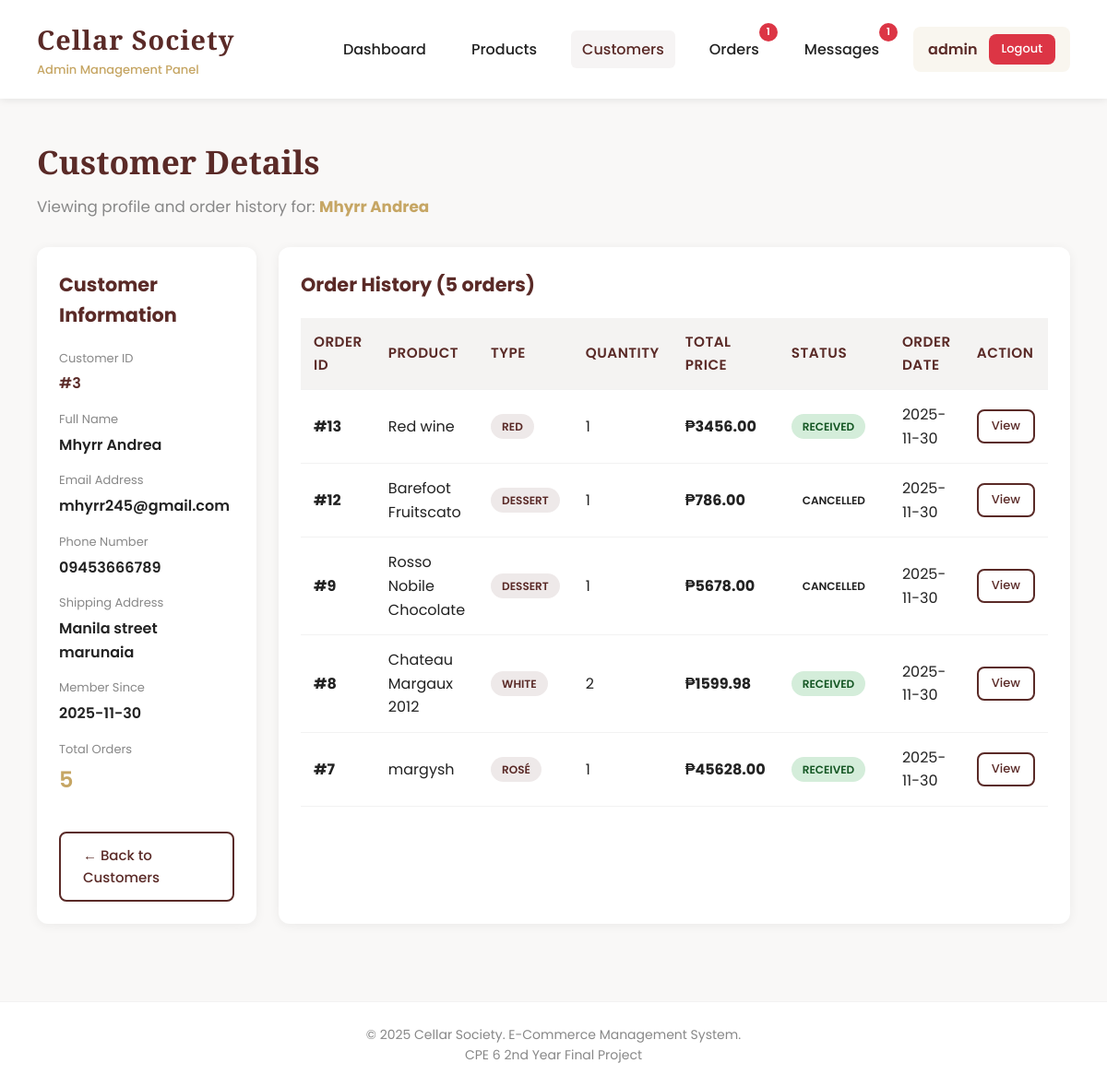
The app's page /customers/3 (signed in) with its own data.
### tables this page shows
CREATE TABLE customers (
        id INTEGER PRIMARY KEY AUTOINCREMENT,
        name TEXT NOT NULL,
        email TEXT UNIQUE NOT NULL,
        password TEXT NOT NULL,
        phone TEXT,
        address TEXT,
        joined_at TIMESTAMP DEFAULT CURRENT_TIMESTAMP
    );

CREATE TABLE orders (
        id INTEGER PRIMARY KEY AUTOINCREMENT,
        customer_id INTEGER NOT NULL,
        product_id INTEGER NOT NULL,
        quantity INTEGER NOT NULL,
        total_price REAL NOT NULL,
        status TEXT DEFAULT 'Pending',
        order_date TIMESTAMP DEFAULT CURRENT_TIMESTAMP, estimated_delivery_date TEXT, shipped_date TEXT,
        FOREIGN KEY (customer_id) REFERENCES customers(id),
        FOREIGN KEY (product_id) REFERENCES products(id)
    );

CREATE TABLE products (
        id INTEGER PRIMARY KEY AUTOINCREMENT,
        name TEXT NOT NULL,
        type TEXT NOT NULL,
        region TEXT NOT NULL,
        vintage INTEGER NOT NULL,
        price REAL NOT NULL,
        alcohol REAL NOT NULL,
        stock INTEGER NOT NULL,
        description TEXT,
        image_url TEXT,
        created_at TIMESTAMP DEFAULT CURRENT_TIMESTAMP
    );

### app.py (the view)
@app.route('/customers/<int:customer_id>')
@login_required
def customer_detail(customer_id):
    conn = get_db_connection()
    customer = conn.execute(
        'SELECT * FROM customers WHERE id = ?',
        (customer_id,)
    ).fetchone()
    if not customer:
        flash('Customer not found', 'error')
        conn.close()
        return redirect(url_for('customers'))
    orders = conn.execute('''
        SELECT o.*, p.name as product_name, p.type as product_type
        FROM orders o
        JOIN products p ON o.product_id = p.id
        WHERE o.customer_id = ?
        ORDER BY o.order_date DESC
    ''', (customer_id,)).fetchall()
    conn.close()
    return render_template('admin/customer_detail.html',
                         customer=customer,
                         orders=orders)

### app.py (called while the page is built)
def get_db_connection():
    conn = sqlite3.connect('cellar_society.db')
    conn.row_factory = sqlite3.Row
    return conn

def login_required(f):
    @wraps(f)
    def decorated_function(*args, **kwargs):
        if 'admin_id' not in session:
            flash('Please login first', 'error')
            return redirect(url_for('login'))
        return f(*args, **kwargs)
    return decorated_function

def get_admin_notification_counts():
    conn = get_db_connection()
    pending_orders = conn.execute('''
        SELECT COUNT(*) as count FROM orders
        WHERE status = 'Pending'
    ''').fetchone()['count']
    processing_orders = conn.execute('''
        SELECT COUNT(*) as count FROM orders
        WHERE status = 'Processing'
    ''').fetchone()['count']
    unread_messages = conn.execute('''
        SELECT COUNT(*) as count FROM messages
        WHERE sender_type = 'customer' AND is_read = 0
    ''').fetchone()['count']
    conn.close()
    total = pending_orders + processing_orders + unread_messages
    return {
        'pending_orders': pending_orders,
        'processing_orders': processing_orders,
        'unread_messages': unread_messages,
        'total': total
    }

@app.context_processor
def inject_admin_notifications():
    return {
        'notifications': get_admin_notification_counts()
    }

### templates/admin/customer_detail.html (shortened to what this page needs)
{% extends "admin/base.html" %}
{% block content %}
<div class="page-header">
    <h2>Customer Details</h2>
    <p>Viewing profile and order history for: <strong style="color: var(--accent);">{{ customer.name }}</strong></p>
</div>
<div style="display: grid; grid-template-columns: 1fr 2fr; gap: 24px;">
    <div class="card">
        <h3>Customer Information</h3>
        <div style="margin-top: 20px;">
            <div style="margin-bottom: 16px;">
                <p style="color: var(--muted); font-size: 13px; margin-bottom: 4px;">Customer ID</p>
                <p style="font-weight: 600; color: var(--primary);">#{{ customer.id }}</p>
            </div>
            <div style="margin-bottom: 16px;">
                <p style="color: var(--muted); font-size: 13px; margin-bottom: 4px;">Full Name</p>
                <p style="font-weight: 600;">{{ customer.name }}</p>
            </div>
            <div style="margin-bottom: 16px;">
                <p style="color: var(--muted); font-size: 13px; margin-bottom: 4px;">Email Address</p>
                <p style="font-weight: 600;">{{ customer.email }}</p>
            </div>
            <div style="margin-bottom: 16px;">
                <p style="color: var(--muted); font-size: 13px; margin-bottom: 4px;">Phone Number</p>
                <p style="font-weight: 600;">{{ customer.phone if customer.phone else 'Not provided' }}</p>
            </div>
            <div style="margin-bottom: 16px;">
                <p style="color: var(--muted); font-size: 13px; margin-bottom: 4px;">Shipping Address</p>
                <p style="font-weight: 600;">{{ customer.address if customer.address else 'Not provided' }}</p>
            </div>
            <div style="margin-bottom: 16px;">
                <p style="color: var(--muted); font-size: 13px; margin-bottom: 4px;">Member Since</p>
                <p style="font-weight: 600;">{{ customer.joined_at[:10] }}</p>
            </div>
            <div style="margin-bottom: 16px;">
                <p style="color: var(--muted); font-size: 13px; margin-bottom: 4px;">Total Orders</p>
                <p style="font-weight: 600; color: var(--accent); font-size: 1.5em;">{{ orders|length }}</p>
            </div>
        </div>
        <a href="{{ url_for('customers') }}" class="btn ghost" style="margin-top: 20px; width: 100%;">← Back to Customers</a>
    </div>
    <div class="card">
        <h3>Order History ({{ orders|length }} orders)</h3>
        {% if orders %}
        <div class="table-container" style="margin-top: 20px;">
            <table>
                <thead>
                    <tr>
                        <th>Order ID</th>
                        <th>Product</th>
                        <th>Type</th>
                        <th>Quantity</th>
                        <th>Total Price</th>
                        <th>Status</th>
                        <th>Order Date</th>
                        <th>Action</th>
                    </tr>
                </thead>
                <tbody>
                    {% for order in orders %}
                    <tr>
                        <td><strong>#{{ order.id }}</strong></td>
                        <td>{{ order.product_name }}</td>
                        <td><span class="badge primary">{{ order.product_type }}</span></td>
                        <td>{{ order.quantity }}</td>
                        <td><strong>₱{{ "%.2f"|format(order.total_price) }}</strong></td>
                        <td>
                            {% if order.status == 'Pending' %}
                                <span class="badge warning">{{ order.status }}</span>
                            {% elif order.status == 'Processing' %}
                                <span class="badge primary">{{ order.status }}</span>
                            {% elif order.status == 'Delivered' %}
                                <span class="badge success">{{ order.status }}</span>
                            {% elif order.status == 'Received' %}
                                <span class="badge success">{{ order.status }}</span>
                            {% else %}
                                <span class="badge">{{ order.status }}</span>
                            {% endif %}
                        </td>
                        <td>{{ order.order_date[:10] }}</td>
                        <td>
                            <a href="{{ url_for('order_detail', order_id=order.id) }}" class="btn btn-small ghost">View</a>
                        </td>
                    </tr>
                    {% endfor %}
                </tbody>
            </table>
        </div>
        {% else %}
        <div class="empty-state">
            <h3>No Orders Yet</h3>
            <p>This customer hasn't placed any orders.</p>
        </div>
        {% endif %}
    </div>
</div>
{% endblock %}

### templates/admin/base.html (style rules this page uses)
:root { --primary: #5a2a27; --accent: #c6a664; --bg: #f9f8f7; --card-bg: #ffffff; --text: #222; --muted: #888; --success: #28a745; --danger: #dc3545; --warning: #ffc107; }
* { margin: 0; padding: 0; box-sizing: border-box; }
body { font-family: 'Poppins', sans-serif; background: var(--bg); color: var(--text); line-height: 1.6; }
.page-header { margin-bottom: 30px; }
.page-header h2 { font-family: 'Playfair Display', serif; color: var(--primary); font-size: 2.2em; margin-bottom: 8px; }
.page-header p { color: var(--muted); font-size: 1.05em; }
.card { background: var(--card-bg); border-radius: 12px; box-shadow: 0 2px 12px rgba(0,0,0,0.06); padding: 24px; margin-bottom: 24px; }
.card h3 { color: var(--primary); margin-bottom: 16px; font-size: 1.3em; }
.btn { padding: 12px 24px; border: none; border-radius: 8px; cursor: pointer; font-family: 'Poppins'; font-weight: 500; font-size: 15px; transition: all 0.3s; text-decoration: none; display: inline-block; }
.btn.ghost { background: transparent; border: 2px solid var(--primary); color: var(--primary); }
.btn-small { padding: 6px 14px; font-size: 13px; }
.table-container { overflow-x: auto; }
table { width: 100%; border-collapse: collapse; }
th, td { padding: 14px; text-align: left; border-bottom: 1px solid rgba(0,0,0,0.05); }
th { background: #f4f3f2; color: var(--primary); font-weight: 600; font-size: 0.95em; text-transform: uppercase; letter-spacing: 0.5px; }
.badge { display: inline-block; padding: 4px 12px; border-radius: 20px; font-size: 12px; font-weight: 600; text-transform: uppercase; }
.badge.success { background: #d4edda; color: #155724; }
.badge.primary { background: rgba(90, 42, 39, 0.1); color: var(--primary); }

### records on screen
customers: name "Mhyrr Andrea", id "3", email "mhyrr245@gmail.com", phone "09453666789", address "Manila street marunaia", joined_at "2025-11-30"
orders: id "13", product_name "Red wine", product_type "RED", quantity "1", total_price "3456.00", status "RECEIVED", order_date "2025-11-30"
orders: id "12", product_name "Barefoot Fruitscato", product_type "DESSERT", quantity "1", total_price "786.00", status "CANCELLED", order_date "2025-11-30"
orders: id "9", product_name "Rosso Nobile Chocolate", product_type "DESSERT", quantity "1", total_price "5678.00", status "CANCELLED", order_date "2025-11-30"
orders: id "8", product_name "Chateau Margaux 2012", product_type "WHITE", quantity "2", total_price "1599.98", status "RECEIVED", order_date "2025-11-30"
orders: id "7", product_name "margysh", product_type "ROSÉ", quantity "1", total_price "45628.00", status "RECEIVED", order_date "2025-11-30"

### other values on screen
{{ notifications.pending_orders + notifications.processing_orders }} "1"
{{ notifications.unread_messages }} "1"
{{ session.admin_username }} "admin"
{{ orders|length }} "5"
